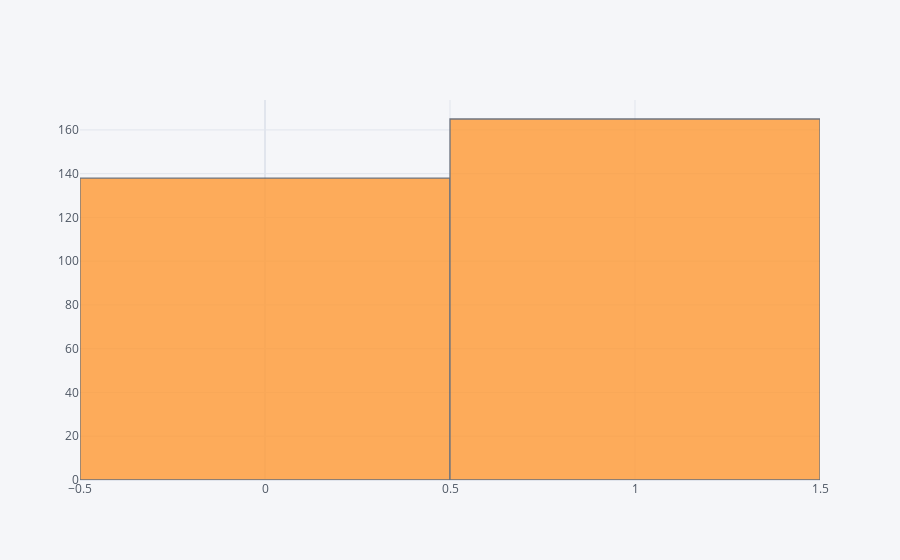

The notebook cell saved with this chart:
### Code cell
df0['target'].iplot(kind='hist')

### Figure 1 — Plotly figure (JSON) as saved in the notebook; plotly's stock layout.template omitted (floating-point values rounded to 4 significant figures; data arrays with more than 128 entries replaced by an {"elided": "..."} marker saying what was removed)
{"data": [{"histfunc": "count", "histnorm": "", "marker": {"color": "rgba(255, 153, 51, 1.0)", "line": {"color": "#4D5663", "width": 1.3}}, "name": "target", "opacity": 0.8, "orientation": "v", "type": "histogram", "x": {"elided": "303 int values"}}], "layout": {"barmode": "overlay", "legend": {"bgcolor": "#F5F6F9", "font": {"color": "#4D5663"}}, "paper_bgcolor": "#F5F6F9", "plot_bgcolor": "#F5F6F9", "title": {"font": {"color": "#4D5663"}}, "xaxis": {"gridcolor": "#E1E5ED", "showgrid": true, "tickfont": {"color": "#4D5663"}, "title": {"font": {"color": "#4D5663"}, "text": ""}, "zerolinecolor": "#E1E5ED"}, "yaxis": {"gridcolor": "#E1E5ED", "showgrid": true, "tickfont": {"color": "#4D5663"}, "title": {"font": {"color": "#4D5663"}, "text": ""}, "zerolinecolor": "#E1E5ED"}}}
